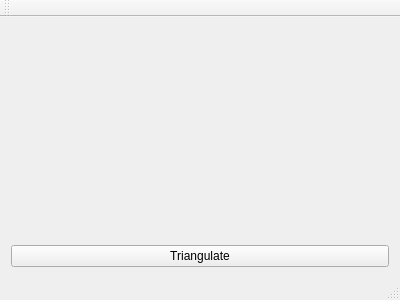
<?xml version="1.0" encoding="UTF-8"?>
<ui version="4.0">
 <class>MainWindow</class>
 <widget class="QMainWindow" name="MainWindow">
  <property name="geometry">
   <rect>
    <x>0</x>
    <y>0</y>
    <width>400</width>
    <height>300</height>
   </rect>
  </property>
  <property name="windowTitle">
   <string>MainWindow</string>
  </property>
  <widget class="QWidget" name="centralWidget">
   <layout class="QVBoxLayout" name="verticalLayout">
    <item>
     <widget class="GLWidget" name="widget" native="true"/>
    </item>
    <item>
     <widget class="QPushButton" name="triangulate">
      <property name="text">
       <string>Triangulate</string>
      </property>
     </widget>
    </item>
   </layout>
  </widget>
  <widget class="QMenuBar" name="menuBar">
   <property name="geometry">
    <rect>
     <x>0</x>
     <y>0</y>
     <width>400</width>
     <height>23</height>
    </rect>
   </property>
  </widget>
  <widget class="QToolBar" name="mainToolBar">
   <attribute name="toolBarArea">
    <enum>TopToolBarArea</enum>
   </attribute>
   <attribute name="toolBarBreak">
    <bool>false</bool>
   </attribute>
  </widget>
  <widget class="QStatusBar" name="statusBar"/>
 </widget>
 <layoutdefault spacing="6" margin="11"/>
 <customwidgets>
  <customwidget>
   <class>GLWidget</class>
   <extends>QWidget</extends>
   <header>glwidget.h</header>
   <container>1</container>
  </customwidget>
 </customwidgets>
 <resources/>
 <connections/>
</ui>
